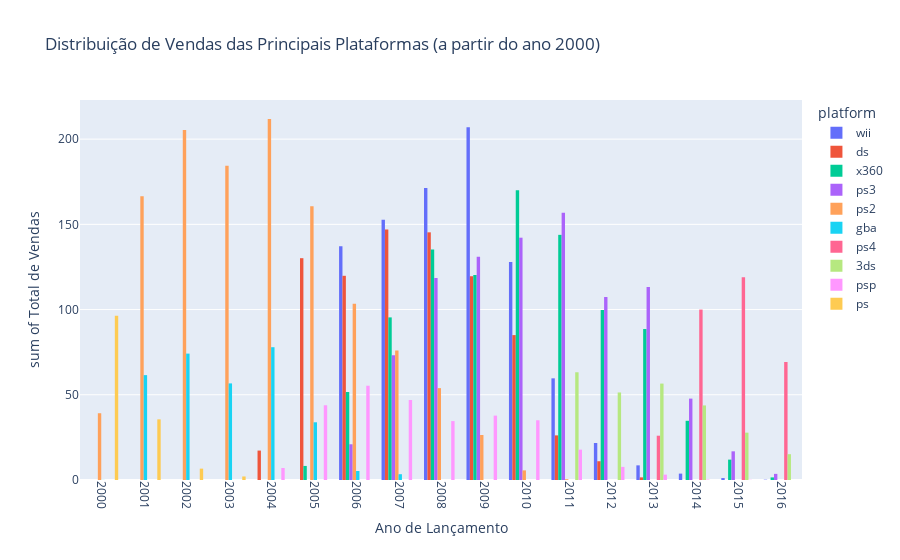

Notebook source saved alongside this figure:
### Code cell
# Seleção das principais plataformas com as maiores vendas totais
top_platforms = platform_sales_sorted.head(10)['platform'].tolist()

# Filtragem do DataFrame original para incluir apenas as principais plataformas
top_platforms_data = df_data[df_data['platform'].isin(top_platforms)]

# Filtragem do DataFrame para incluir apenas os dados a partir de 2000
top_platforms_data_filtered = top_platforms_data[top_platforms_data['year_of_release'] >= 2000]

# Histograma
fig = px.histogram(top_platforms_data_filtered, 
             x='year_of_release', 
             y='total_sales', 
             labels={'total_sales':'Total de Vendas', 'year_of_release':'Ano de Lançamento'},
             color='platform', 
             barmode="group", 
             title='Distribuição de Vendas das Principais Plataformas (a partir do ano 2000)')
fig.update_xaxes(tickmode='linear', tickangle=90)

fig.show()

### Figure 1 — Plotly figure (JSON) as saved in the notebook; plotly's stock layout.template omitted (floating-point values rounded to 4 significant figures; data arrays with more than 128 entries replaced by an {"elided": "..."} marker saying what was removed)
{"data": [{"alignmentgroup": "True", "bingroup": "x", "histfunc": "sum", "hovertemplate": "platform=wii<br>Ano de Lançamento=%{x}<br>sum of Total de Vendas=%{y}<extra></extra>", "legendgroup": "wii", "marker": {"color": "#636efa", "pattern": {"shape": ""}}, "name": "wii", "offsetgroup": "wii", "orientation": "v", "showlegend": true, "type": "histogram", "x": {"elided": "1286 int values"}, "xaxis": "x", "y": {"elided": "1286 float values"}, "yaxis": "y"}, {"alignmentgroup": "True", "bingroup": "x", "histfunc": "sum", "hovertemplate": "platform=ds<br>Ano de Lançamento=%{x}<br>sum of Total de Vendas=%{y}<extra></extra>", "legendgroup": "ds", "marker": {"color": "#EF553B", "pattern": {"shape": ""}}, "name": "ds", "offsetgroup": "ds", "orientation": "v", "showlegend": true, "type": "histogram", "x": {"elided": "2120 int values"}, "xaxis": "x", "y": {"elided": "2120 float values"}, "yaxis": "y"}, {"alignmentgroup": "True", "bingroup": "x", "histfunc": "sum", "hovertemplate": "platform=x360<br>Ano de Lançamento=%{x}<br>sum of Total de Vendas=%{y}<extra></extra>", "legendgroup": "x360", "marker": {"color": "#00cc96", "pattern": {"shape": ""}}, "name": "x360", "offsetgroup": "x360", "orientation": "v", "showlegend": true, "type": "histogram", "x": {"elided": "1232 int values"}, "xaxis": "x", "y": {"elided": "1232 float values"}, "yaxis": "y"}, {"alignmentgroup": "True", "bingroup": "x", "histfunc": "sum", "hovertemplate": "platform=ps3<br>Ano de Lançamento=%{x}<br>sum of Total de Vendas=%{y}<extra></extra>", "legendgroup": "ps3", "marker": {"color": "#ab63fa", "pattern": {"shape": ""}}, "name": "ps3", "offsetgroup": "ps3", "orientation": "v", "showlegend": true, "type": "histogram", "x": {"elided": "1306 int values"}, "xaxis": "x", "y": {"elided": "1306 float values"}, "yaxis": "y"}, {"alignmentgroup": "True", "bingroup": "x", "histfunc": "sum", "hovertemplate": "platform=ps2<br>Ano de Lançamento=%{x}<br>sum of Total de Vendas=%{y}<extra></extra>", "legendgroup": "ps2", "marker": {"color": "#FFA15A", "pattern": {"shape": ""}}, "name": "ps2", "offsetgroup": "ps2", "orientation": "v", "showlegend": true, "type": "histogram", "x": {"elided": "2127 int values"}, "xaxis": "x", "y": {"elided": "2127 float values"}, "yaxis": "y"}, {"alignmentgroup": "True", "bingroup": "x", "histfunc": "sum", "hovertemplate": "platform=gba<br>Ano de Lançamento=%{x}<br>sum of Total de Vendas=%{y}<extra></extra>", "legendgroup": "gba", "marker": {"color": "#19d3f3", "pattern": {"shape": ""}}, "name": "gba", "offsetgroup": "gba", "orientation": "v", "showlegend": true, "type": "histogram", "x": {"elided": "811 int values"}, "xaxis": "x", "y": {"elided": "811 float values"}, "yaxis": "y"}, {"alignmentgroup": "True", "bingroup": "x", "histfunc": "sum", "hovertemplate": "platform=ps4<br>Ano de Lançamento=%{x}<br>sum of Total de Vendas=%{y}<extra></extra>", "legendgroup": "ps4", "marker": {"color": "#FF6692", "pattern": {"shape": ""}}, "name": "ps4", "offsetgroup": "ps4", "orientation": "v", "showlegend": true, "type": "histogram", "x": {"elided": "392 int values"}, "xaxis": "x", "y": {"elided": "392 float values"}, "yaxis": "y"}, {"alignmentgroup": "True", "bingroup": "x", "histfunc": "sum", "hovertemplate": "platform=3ds<br>Ano de Lançamento=%{x}<br>sum of Total de Vendas=%{y}<extra></extra>", "legendgroup": "3ds", "marker": {"color": "#B6E880", "pattern": {"shape": ""}}, "name": "3ds", "offsetgroup": "3ds", "orientation": "v", "showlegend": true, "type": "histogram", "x": {"elided": "512 int values"}, "xaxis": "x", "y": {"elided": "512 float values"}, "yaxis": "y"}, {"alignmentgroup": "True", "bingroup": "x", "histfunc": "sum", "hovertemplate": "platform=psp<br>Ano de Lançamento=%{x}<br>sum of Total de Vendas=%{y}<extra></extra>", "legendgroup": "psp", "marker": {"color": "#FF97FF", "pattern": {"shape": ""}}, "name": "psp", "offsetgroup": "psp", "orientation": "v", "showlegend": true, "type": "histogram", "x": {"elided": "1193 int values"}, "xaxis": "x", "y": {"elided": "1193 float values"}, "yaxis": "y"}, {"alignmentgroup": "True", "bingroup": "x", "histfunc": "sum", "hovertemplate": "platform=ps<br>Ano de Lançamento=%{x}<br>sum of Total de Vendas=%{y}<extra></extra>", "legendgroup": "ps", "marker": {"color": "#FECB52", "pattern": {"shape": ""}}, "name": "ps", "offsetgroup": "ps", "orientation": "v", "showlegend": true, "type": "histogram", "x": {"elided": "274 int values"}, "xaxis": "x", "y": {"elided": "274 float values"}, "yaxis": "y"}], "layout": {"barmode": "group", "legend": {"title": {"text": "platform"}, "tracegroupgap": 0}, "title": {"text": "Distribuição de Vendas das Principais Plataformas (a partir do ano 2000)"}, "xaxis": {"anchor": "y", "domain": [0, 1], "tickangle": 90, "tickmode": "linear", "title": {"text": "Ano de Lançamento"}}, "yaxis": {"anchor": "x", "domain": [0, 1], "title": {"text": "sum of Total de Vendas"}}}}
